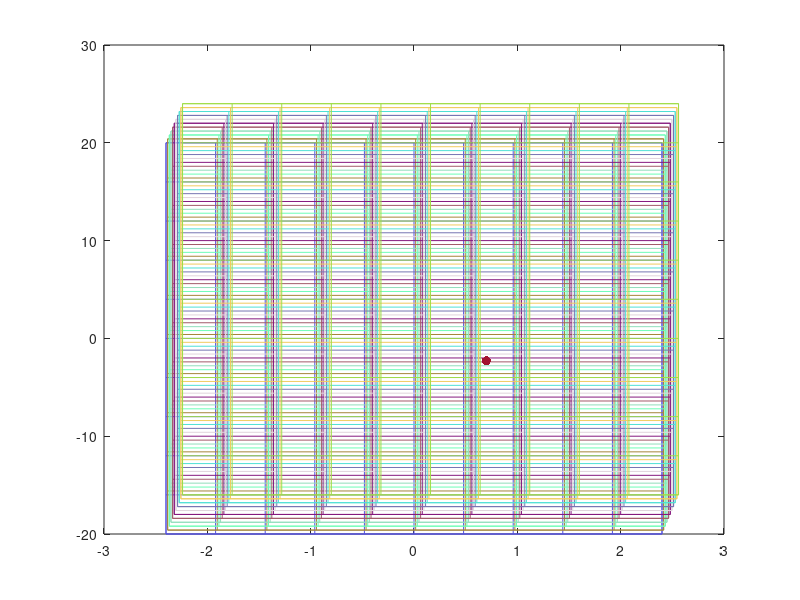

Recreate this plot in MATLAB.
clear all;
close all;

% position in the state space
x = 0.7;
y = -2.3;

N = 10; % number of cells
M = 10; % number of grids

xMax = 2.4; % assumo che lo spazio sia da -xMax a xMax
yMax = 20; % assumo che lo spazio sia da -yMax a yMax

dx = 2*xMax/N; % larghezza quadratino
dy = 2*yMax/N; % altezza quadratino

displacement = [1 3]; % spiazzamento relativo su asse x e su asse y
displacement = displacement/max(displacement); % normalizzazione

mx = 2*xMax/N/M*displacement(1);
my = 2*yMax/N/M*displacement(2);

for k = 0:M
    clr = rand(1, 3);
    % dd = displacement * k;
    dd = [mx my]*k;
    % disegna bordo esterno
    plot([-xMax+dd(1) xMax+dd(1)], [-yMax+dd(2) -yMax+dd(2)], "Color", clr); % base inferiore
    hold on
    plot([-xMax+dd(1) xMax+dd(1)], [yMax+dd(2) yMax+dd(2)], "Color", clr); % base superiore
    plot([-xMax+dd(1) -xMax+dd(1)], [-yMax+dd(2) yMax+dd(2)], "Color", clr); % parete sinistra
    plot([xMax+dd(1) xMax+dd(1)], [-yMax+dd(2) yMax+dd(2)], "Color", clr); % parete destra

    
    % disegna le righe
    for i = -yMax:dy:yMax
        plot([-xMax+dd(1) xMax+dd(1)], [i+dd(2) i+dd(2)], "Color", clr); % base inferiore
    end

    % disegna le colonne
    for i = -xMax:dx:xMax
        plot([i+dd(1) i+dd(1)], [-yMax+dd(2) yMax+dd(2)], "Color", clr); % base inferiore
    end

end

plot(x,y,'.','MarkerSize',20)